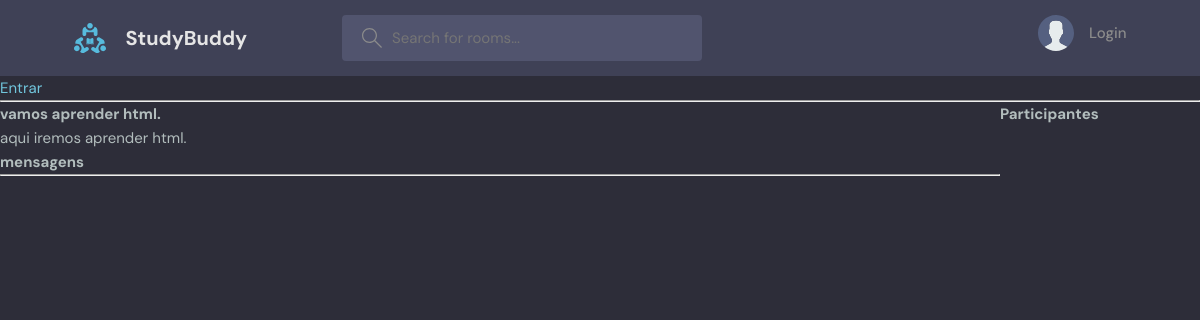
Before: /room/2/ with the older database file.
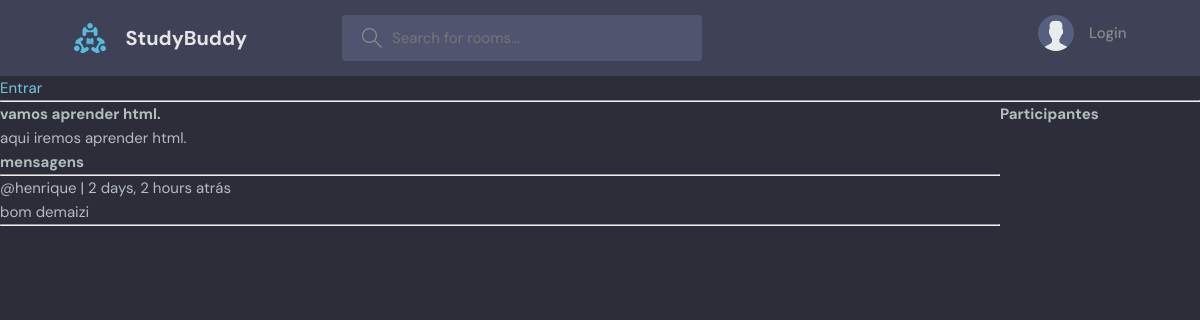
After: the same page with the newer database file.
### base/models.py (models this page shows, shortened)
class Message(models.Model):
    user = models.ForeignKey(User, on_delete=models.CASCADE)
    room = models.ForeignKey(Room, on_delete=models.CASCADE)
    body = models.TextField()
    updated = models.DateTimeField(auto_now=True)
    created = (models.DateTimeField(auto_now_add=True))
    class Meta:
        ordering = ['-updated', '-created']

### base/views.py (the view, shortened to what this page needs)
# urls.py: path('room/<str:pk>/', views.room, name="room"),
def room(request, pk):
    room = Room.objects.get(id=pk)
    room_messages = room.message_set.all().order_by('-created')
    participants = room.participants.all
    context = {'room':room, 'room_messages':room_messages, 'participants':participants}
    return render(request, 'base/room.html', context)

### base/templates/base/room.html (shortened to what this page needs)
{% extends 'main.html' %}
{% block content %}
<div class="room-container">
    <div>
    <h1>{{room.name}}</h1>
    <p>{{room.discription}}</p>
    <div class="comment-wrapper">
        <h3>mensagens</h3>
        <hr>
        {% for message in room_messages  %}
            <div>
                <small>@{{message.user}} | {{message.created|timesince}} atrás </small>
                <p>{{message.body}}</p>
                <hr>
            </div>
        {% endfor %}
    </div>
    </div>
    <div>
        <h2>Participantes</h2>
    </div>
</div>
{% endblock content %}

Changed rows visible on the page:
added Message: user "henrique", created "2 days, 2 hours", body "bom demaizi"
